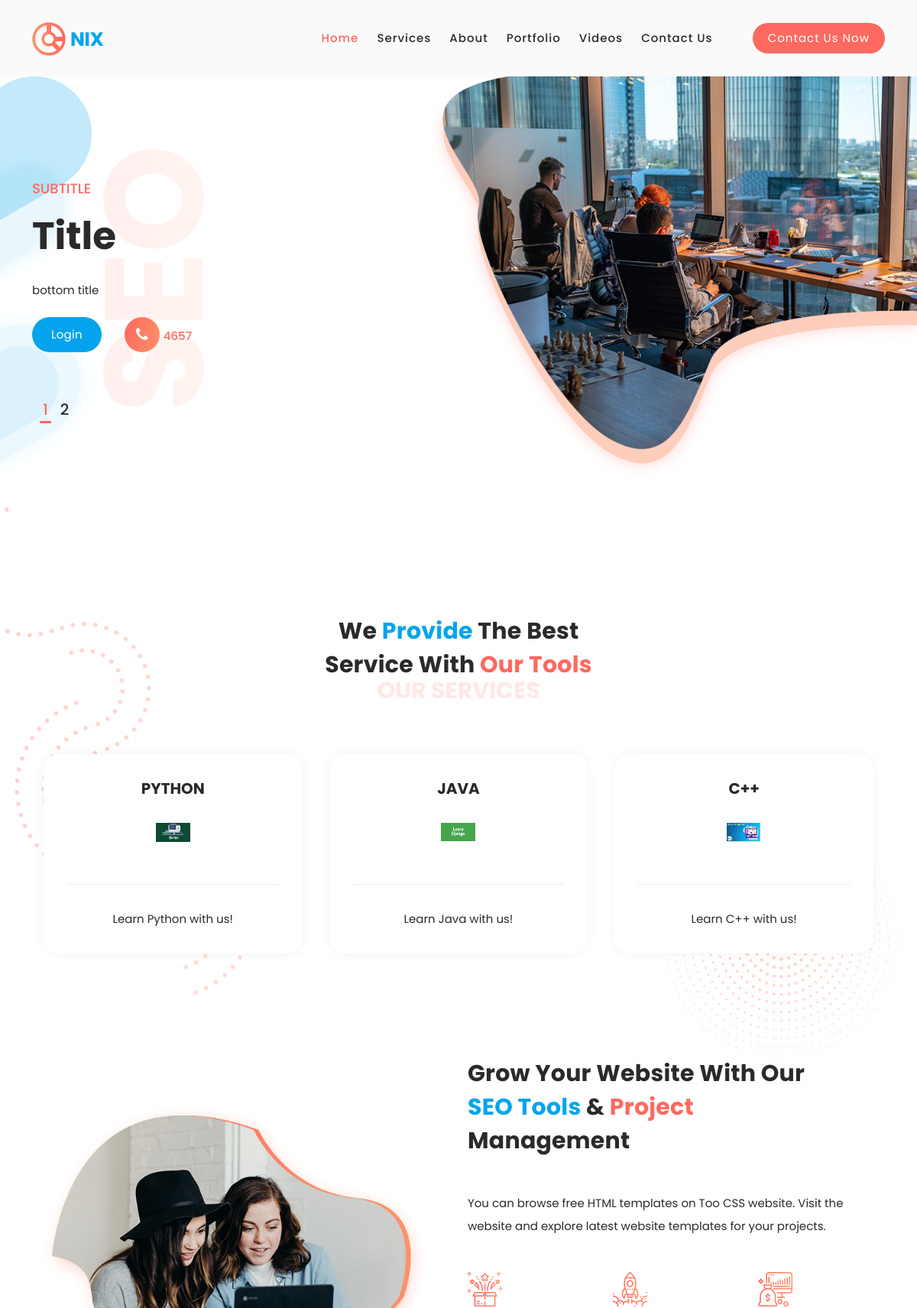
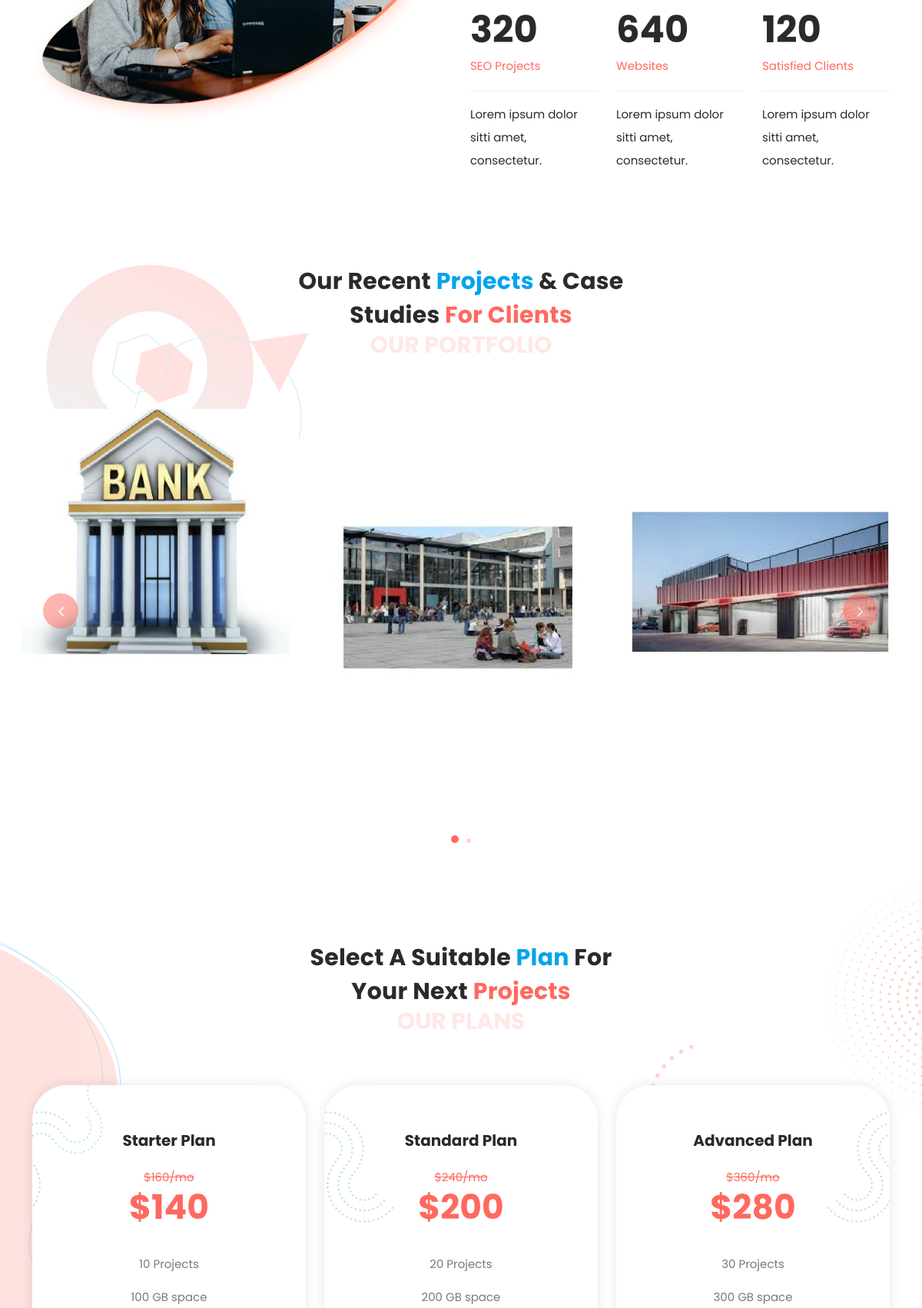
The page / (upper part) on the database its author committed (2 pictures, top to bottom).
### website/models.py (models this page shows)
class slider_01(models.Model):
    subtitle = models.CharField(max_length=30)
    title = models.CharField(max_length=70)
    bottom_title = models.CharField(max_length=170)
    botton_text = models.CharField(max_length=170)
    bottom_url = models.CharField(max_length=170)
    phone_no = models.CharField(max_length=20)

class Services_01(models.Model):
    title = models.CharField(max_length=40)
    image = models.ImageField(upload_to='services/')
    description = models.CharField(max_length=100)

class Portfolio(models.Model):
    image = models.ImageField(upload_to='portfolio/')
    project_no = models.CharField(max_length=20)
    project_dese = models.CharField(max_length=30)

### website/views.py (the view)
# urls.py: path('', views.HomeView.as_view()),
class HomeView(TemplateView):
    template_name = 'index.html'
    def get_context_data(self, **kwargs):
        context = super().get_context_data(**kwargs)
        context['sliders'] = slider_01.objects.all()
        context['services'] = Services_01.objects.all()
        context['portfolios'] = Portfolio.objects.all()
        return context

### templates/index.html (shortened to what this page needs)
<!DOCTYPE html>
<html lang="en">
  <head>
      {% load static %}
    <link href="{% static 'vendor/bootstrap/css/bootstrap.min.css' %}" rel="stylesheet">
    <link rel="stylesheet" href="{% static 'assets/css/fontawesome.css' %}">
    <link rel="stylesheet" href="{% static 'assets/css/templatemo-onix-digital.css' %}">
    <link rel="stylesheet" href="{% static 'assets/css/animated.css' %}">
    <link rel="stylesheet" href="{% static 'assets/css/owl.css' %}">
  </head>
<body>
  <header class="header-area header-sticky wow slideInDown" data-wow-duration="0.75s" data-wow-delay="0s">
    <div class="container">
      <div class="row">
        <div class="col-12">
          <nav class="main-nav">
            <a href="index.html" class="logo">
              <img src="{% static 'assets/images/logo.png' %}">
            </a>
            <ul class="nav">
              <li class="scroll-to-section"><a href="#top" class="active">Home</a></li>
              <li class="scroll-to-section"><a href="#services">Services</a></li>
              <li class="scroll-to-section"><a href="#about">About</a></li>
              <li class="scroll-to-section"><a href="#portfolio">Portfolio</a></li>
              <li class="scroll-to-section"><a href="#video">Videos</a></li>
              <li class="scroll-to-section"><a href="#contact">Contact Us</a></li>
              <li class="scroll-to-section"><div class="main-red-button-hover"><a href="#contact">Contact Us Now</a></div></li>
            </ul>
          </nav>
        </div>
      </div>
    </div>
  </header>
  <div class="main-banner" id="top">
    <div class="container">
      <div class="row">
        <div class="col-lg-12">
          <div class="row">
            <div class="col-lg-6 align-self-center">
              <div class="owl-carousel owl-banner">
                  {% for slider in sliders %}
                <div class="item header-text">
                  <h6>{{ slider.subtitle }}</h6>
                  <h2>{{ slider.title }}</h2>
                  <p>{{ slider.bottom_title }}</p>
                  <div class="down-buttons">
                    <div class="main-blue-button-hover">
                      <a href="{{ slider.bottom_url }}">{{ slider.botton_text }}</a>
                    </div>
                    <div class="call-button">
                      <a href="#"><i class="fa fa-phone"></i>{{ slider.phone_no }}</a>
                    </div>
                  </div>
                </div>
                     {% endfor %}
              </div>
            </div>
          </div>
        </div>
      </div>
    </div>
  </div>
  <div id="services" class="our-services section">
    <div class="container">
      <div class="services-left-dec">
        <img src="{% static 'assets/images/services-left-dec.png' %}" alt="">
      </div>
      <div class="row">
        <div class="col-lg-6 offset-lg-3">
          <div class="section-heading">
            <h2>We <em>Provide</em> The Best Service With <span>Our Tools</span></h2>
            <span>Our Services</span>
          </div>
        </div>
      </div>
      <div class="row">
        <div class="col-lg-12">
          <div class="owl-carousel owl-services">
              {% for service in services %}
                  <div class="item">
                      <h4>{{ service.title }}</h4>
                     <div class="icon"><img src="{{ service.image.url}}" alt=""></div>
                      <p>{{ service.description }}</p>
                 </div>
              {% endfor %}
          </div>
        </div>
      </div>
    </div>
  </div>
  <div id="about" class="about-us section">
    <div class="container">
      <div class="row">
        <div class="col-lg-6 align-self-center">
          <div class="left-image">
            <img src="{% static 'assets/images/about-left-image.png' %}" alt="Two Girls working together">
          </div>
        </div>
        <div class="col-lg-6">
          <div class="section-heading">
            <h2>Grow your website with our <em>SEO Tools</em> &amp; <span>Project</span> Management</h2>
            <p>You can browse free HTML templates on Too CSS website. Visit the website and explore latest website templates for your projects.</p>
            <div class="row">
              <div class="col-lg-4">
                <div class="fact-item">
                  <div class="count-area-content">
                    <div class="icon">
                      <img src="{% static 'assets/images/service-icon-01.png' %}" alt="">
                    </div>
                    <div class="count-digit">320</div>
                    <div class="count-title">SEO Projects</div>
                    <p>Lorem ipsum dolor sitti amet, consectetur.</p>
                  </div>
                </div>
              </div>
              <div class="col-lg-4">
                <div class="fact-item">
                  <div class="count-area-content">
                    <div class="icon">
                      <img src="{% static 'assets/images/service-icon-02.png' %}" alt="">
                    </div>
                    <div class="count-digit">640</div>
                    <div class="count-title">Websites</div>
                    <p>Lorem ipsum dolor sitti amet, consectetur.</p>
                  </div>
                </div>
              </div>
              <div class="col-lg-4">
                <div class="fact-item">
                  <div class="count-area-content">
                    <div class="icon">
                      <img src="{% static 'assets/images/service-icon-03.png' %}" alt="">
                    </div>
                    <div class="count-digit">120</div>
                    <div class="count-title">Satisfied Clients</div>
                    <p>Lorem ipsum dolor sitti amet, consectetur.</p>
                  </div>
                </div>
              </div>
            </div>
          </div>
        </div>
      </div>
    </div>
  </div>
  <div id="portfolio" class="our-portfolio section">
    <div class="portfolio-left-dec">
      <img src="{% static 'assets/images/portfolio-left-dec.png' %}" alt="">
    </div>
    <div class="container">
      <div class="row">
        <div class="col-lg-6 offset-lg-3">
          <div class="section-heading">
            <h2>Our Recent <em>Projects</em> &amp; Case Studies <span>for Clients</span></h2>
            <span>Our Portfolio</span>
          </div>
        </div>
      </div>
    </div>
    <div class="container-fluid">
      <div class="row">
        <div class="col-lg-12">
          <div class="owl-carousel owl-portfolio">
              {% for portfolio in portfolios %}
            <div class="item">
              <div class="thumb">
                <img src="{{ portfolio.image.url}}" alt="">
              </div>
            </div>
              {% endfor %}
          </div>
        </div>
      </div>
    </div>
  </div>
  <div id="pricing" class="pricing-tables">
    <div class="container">
      <div class="row">
        <div class="col-lg-6 offset-lg-3">
          <div class="section-heading">
            <h2>Select a suitable <em>plan</em> for your next <span>projects</span></h2>
            <span>Our Plans</span>
          </div>
        </div>
      </div>
      <div class="row">
        <div class="col-lg-4">
          <div class="item first-item">
            <h4>Starter Plan</h4>
            <em>$160/mo</em>
            <span>$140</span>
            <ul>
              <li>10 Projects</li>
              <li>100 GB space</li>
            </ul>
          </div>
        </div>
        <div class="col-lg-4">
          <div class="item second-item">
            <h4>Standard Plan</h4>
            <em>$240/mo</em>
            <span>$200</span>
            <ul>
              <li>20 Projects</li>
              <li>200 GB space</li>
            </ul>
          </div>
        </div>
        <div class="col-lg-4">
          <div class="item third-item">
            <h4>Advanced Plan</h4>
            <em>$360/mo</em>
            <span>$280</span>
            <ul>
              <li>30 Projects</li>
              <li>300 GB space</li>
            </ul>
          </div>
        </div>
      </div>
    </div>
  </div>
</body>
</html>

### rows shown on the page
slider_01: subtitle "SUBTITLE", title "Title", bottom_title "bottom title", botton_text "Login", phone_no "4657"
Services_01: title "PYTHON", image (picture), description "Learn Python with us!"
Services_01: title "JAVA", image (picture), description "Learn Java with us!"
Services_01: title "C++", image (picture), description "Learn C++ with us!"
Portfolio: image (picture)
Portfolio: image (picture)
Portfolio: image (picture)
